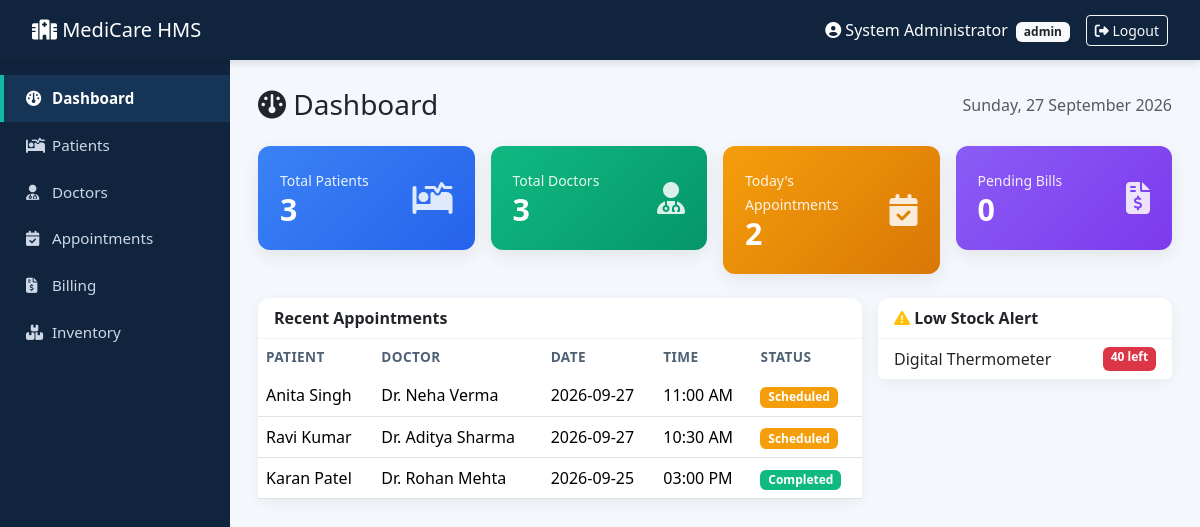
/dashboard.php (signed in), run on the app's committed database.
### tables this page shows
CREATE TABLE appointments (
    appointment_id INT AUTO_INCREMENT PRIMARY KEY,
    patient_id INT NOT NULL,
    doctor_id INT NOT NULL,
    appointment_date DATE NOT NULL,
    appointment_time TIME NOT NULL,
    reason VARCHAR(255),
    status ENUM('Scheduled','Completed','Cancelled') DEFAULT 'Scheduled',
    created_at TIMESTAMP DEFAULT CURRENT_TIMESTAMP,
    FOREIGN KEY (patient_id) REFERENCES patients(patient_id) ON DELETE CASCADE,
    FOREIGN KEY (doctor_id) REFERENCES doctors(doctor_id) ON DELETE CASCADE
);

CREATE TABLE patients (
    patient_id INT AUTO_INCREMENT PRIMARY KEY,
    full_name VARCHAR(100) NOT NULL,
    gender ENUM('Male','Female','Other') NOT NULL,
    dob DATE,
    phone VARCHAR(20),
    email VARCHAR(100),
    address VARCHAR(255),
    blood_group VARCHAR(5),
    registered_on TIMESTAMP DEFAULT CURRENT_TIMESTAMP
);

CREATE TABLE doctors (
    doctor_id INT AUTO_INCREMENT PRIMARY KEY,
    full_name VARCHAR(100) NOT NULL,
    specialization VARCHAR(100) NOT NULL,
    phone VARCHAR(20),
    email VARCHAR(100),
    availability VARCHAR(100) DEFAULT 'Mon-Fri, 9AM-5PM',
    created_at TIMESTAMP DEFAULT CURRENT_TIMESTAMP
);

CREATE TABLE inventory (
    item_id INT AUTO_INCREMENT PRIMARY KEY,
    item_name VARCHAR(100) NOT NULL,
    category VARCHAR(50),
    quantity INT NOT NULL DEFAULT 0,
    unit_price DECIMAL(10,2) NOT NULL DEFAULT 0.00,
    supplier VARCHAR(100),
    last_updated TIMESTAMP DEFAULT CURRENT_TIMESTAMP ON UPDATE CURRENT_TIMESTAMP
);

### functions.php (called while the page is built, shortened)
<?php
function base_url() {
    return '/hospital-management-system/';
}
function clean($value) {
    return htmlspecialchars($value ?? '', ENT_QUOTES, 'UTF-8');
}

### dashboard.php (the view, shortened to what this page needs)
<?php
require_once __DIR__ . '/includes/functions.php';
require_once __DIR__ . '/config/db.php';
$totalPatients     = $pdo->query("SELECT COUNT(*) FROM patients")->fetchColumn();
$totalDoctors      = $pdo->query("SELECT COUNT(*) FROM doctors")->fetchColumn();
$todayAppointments = $pdo->prepare("SELECT COUNT(*) FROM appointments WHERE appointment_date = CURDATE()");
$todayAppointments->execute();
$todayAppointments = $todayAppointments->fetchColumn();
$pendingBills      = $pdo->query("SELECT COUNT(*) FROM billing WHERE payment_status != 'Paid'")->fetchColumn();
$recentAppointments = $pdo->query("
    SELECT a.appointment_id, p.full_name AS patient_name, d.full_name AS doctor_name,
           a.appointment_date, a.appointment_time, a.status
    FROM appointments a
    JOIN patients p ON a.patient_id = p.patient_id
    JOIN doctors d ON a.doctor_id = d.doctor_id
    ORDER BY a.appointment_date DESC, a.appointment_time DESC
    LIMIT 5
")->fetchAll();
$lowStock = $pdo->query("SELECT item_name, quantity FROM inventory WHERE quantity < 50 ORDER BY quantity ASC LIMIT 5")->fetchAll();
include __DIR__ . '/includes/header.php';
?>
<div class="d-flex justify-content-between align-items-center mb-4">
    <h3 class="mb-0"><i class="fa-solid fa-gauge"></i> Dashboard</h3>
    <span class="text-muted"><?php echo date('l, d F Y'); ?></span>
</div>
<div class="row g-3 mb-4">
    <div class="col-md-3 col-sm-6">
        <div class="stat-card bg-blue d-flex justify-content-between align-items-center">
            <div>
                <small>Total Patients</small>
                <h3><?php echo (int)$totalPatients; ?></h3>
            </div>
            <i class="fa-solid fa-bed-pulse"></i>
        </div>
    </div>
    <div class="col-md-3 col-sm-6">
        <div class="stat-card bg-green d-flex justify-content-between align-items-center">
            <div>
                <small>Total Doctors</small>
                <h3><?php echo (int)$totalDoctors; ?></h3>
            </div>
            <i class="fa-solid fa-user-doctor"></i>
        </div>
    </div>
    <div class="col-md-3 col-sm-6">
        <div class="stat-card bg-orange d-flex justify-content-between align-items-center">
            <div>
                <small>Today's Appointments</small>
                <h3><?php echo (int)$todayAppointments; ?></h3>
            </div>
            <i class="fa-solid fa-calendar-check"></i>
        </div>
    </div>
    <div class="col-md-3 col-sm-6">
        <div class="stat-card bg-purple d-flex justify-content-between align-items-center">
            <div>
                <small>Pending Bills</small>
                <h3><?php echo (int)$pendingBills; ?></h3>
            </div>
            <i class="fa-solid fa-file-invoice-dollar"></i>
        </div>
    </div>
</div>
<div class="row g-3">
    <div class="col-lg-8">
        <div class="card">
            <div class="card-header">Recent Appointments</div>
            <div class="card-body p-0">
                <div class="table-responsive">
                <table class="table mb-0">
                    <thead>
                        <tr>
                            <th>Patient</th><th>Doctor</th><th>Date</th><th>Time</th><th>Status</th>
                        </tr>
                    </thead>
                    <tbody>
                        <?php foreach ($recentAppointments as $a): ?>
                        <tr>
                            <td><?php echo clean($a['patient_name']); ?></td>
                            <td><?php echo clean($a['doctor_name']); ?></td>
                            <td><?php echo clean($a['appointment_date']); ?></td>
                            <td><?php echo clean(date('h:i A', strtotime($a['appointment_time']))); ?></td>
                            <td><span class="badge badge-status-<?php echo clean($a['status']); ?>"><?php echo clean($a['status']); ?></span></td>
                        </tr>
                        <?php endforeach; ?>
                    </tbody>
                </table>
                </div>
            </div>
        </div>
    </div>
    <div class="col-lg-4">
        <div class="card">
            <div class="card-header"><i class="fa-solid fa-triangle-exclamation text-warning"></i> Low Stock Alert</div>
            <ul class="list-group list-group-flush">
                <?php foreach ($lowStock as $item): ?>
                <li class="list-group-item d-flex justify-content-between">
                    <?php echo clean($item['item_name']); ?>
                    <span class="badge bg-danger"><?php echo (int)$item['quantity']; ?> left</span>
                </li>
                <?php endforeach; ?>
            </ul>
        </div>
    </div>
</div>
<?php include __DIR__ . '/includes/footer.php'; ?>

### header.php (shortened to what this page needs)
<?php
$current_page = basename($_SERVER['PHP_SELF']);
?>
<!DOCTYPE html>
<html lang="en">
<head>
    <link href="https://cdnjs.cloudflare.com/ajax/libs/twitter-bootstrap/5.3.3/css/bootstrap.min.css" rel="stylesheet">
    <link href="https://cdnjs.cloudflare.com/ajax/libs/font-awesome/6.5.1/css/all.min.css" rel="stylesheet">
    <link href="<?php echo base_url(); ?>assets/css/style.css" rel="stylesheet">
</head>
<body>
<?php if (isset($_SESSION['user_id'])): ?>
<nav class="navbar navbar-expand-lg navbar-dark top-navbar">
    <div class="container-fluid">
        <a class="navbar-brand" href="<?php echo base_url(); ?>dashboard.php">
            <i class="fa-solid fa-hospital"></i> MediCare HMS
        </a>
        <div class="ms-auto d-flex align-items-center text-white">
            <span class="me-3"><i class="fa-solid fa-user-circle"></i> <?php echo clean($_SESSION['full_name'] ?? 'User'); ?>
                <small class="badge bg-light text-dark ms-1"><?php echo clean($_SESSION['role'] ?? ''); ?></small>
            </span>
            <a href="<?php echo base_url(); ?>logout.php" class="btn btn-sm btn-outline-light">
                <i class="fa-solid fa-right-from-bracket"></i> Logout
            </a>
        </div>
    </div>
</nav>
<div class="wrapper">
    <?php include __DIR__ . '/sidebar.php'; ?>
    <main class="content-area">
<?php endif; ?>

### sidebar.php
<aside class="sidebar" id="sidebar">
    <ul class="nav flex-column">
        <li class="nav-item">
            <a class="nav-link <?php echo $current_page == 'dashboard.php' ? 'active' : ''; ?>" href="<?php echo base_url(); ?>dashboard.php">
                <i class="fa-solid fa-gauge"></i> Dashboard
            </a>
        </li>
        <li class="nav-item">
            <a class="nav-link <?php echo strpos($_SERVER['PHP_SELF'], 'patients') !== false ? 'active' : ''; ?>" href="<?php echo base_url(); ?>patients/list.php">
                <i class="fa-solid fa-bed-pulse"></i> Patients
            </a>
        </li>
        <li class="nav-item">
            <a class="nav-link <?php echo strpos($_SERVER['PHP_SELF'], 'doctors') !== false ? 'active' : ''; ?>" href="<?php echo base_url(); ?>doctors/list.php">
                <i class="fa-solid fa-user-doctor"></i> Doctors
            </a>
        </li>
        <li class="nav-item">
            <a class="nav-link <?php echo strpos($_SERVER['PHP_SELF'], 'appointments') !== false ? 'active' : ''; ?>" href="<?php echo base_url(); ?>appointments/list.php">
                <i class="fa-solid fa-calendar-check"></i> Appointments
            </a>
        </li>
        <li class="nav-item">
            <a class="nav-link <?php echo strpos($_SERVER['PHP_SELF'], 'billing') !== false ? 'active' : ''; ?>" href="<?php echo base_url(); ?>billing/list.php">
                <i class="fa-solid fa-file-invoice-dollar"></i> Billing
            </a>
        </li>
        <li class="nav-item">
            <a class="nav-link <?php echo strpos($_SERVER['PHP_SELF'], 'inventory') !== false ? 'active' : ''; ?>" href="<?php echo base_url(); ?>inventory/list.php">
                <i class="fa-solid fa-boxes-stacked"></i> Inventory
            </a>
        </li>
    </ul>
</aside>

### footer.php (shortened to what this page needs)
<?php if (isset($_SESSION['user_id'])): ?>
    </main>
</div>
<?php endif; ?>
</body>
</html>

### style.css (style rules this page uses)
:root { --primary: #0d6efd; --primary-dark: #0a4bb5; --accent: #14b8a6; --sidebar-bg: #10243e; --sidebar-hover: #163455; --bg-light: #f4f7fb; }
body { background: var(--bg-light); font-family: 'Segoe UI', system-ui, -apple-system, sans-serif; }
.top-navbar { background: var(--sidebar-bg); padding: 10px 20px; box-shadow: 0 2px 8px rgba(0,0,0,.15); }
.wrapper { display: flex; min-height: calc(100vh - 60px); }
.sidebar { width: 230px; background: var(--sidebar-bg); flex-shrink: 0; padding-top: 15px; }
.sidebar .nav-link { color: #cdd7e5; padding: 12px 22px; border-left: 4px solid transparent; font-size: .95rem; }
.sidebar .nav-link i { width: 22px; }
.sidebar .nav-link.active { background: var(--sidebar-hover); color: #fff; border-left-color: var(--accent); font-weight: 600; }
.content-area { flex-grow: 1; padding: 28px; max-width: 100%; overflow-x: auto; }
.stat-card { border: none; border-radius: 12px; color: #fff; padding: 22px; box-shadow: 0 6px 18px rgba(0,0,0,.08); }
.stat-card i { font-size: 2rem; opacity: .85; }
.stat-card h3 { font-size: 1.9rem; font-weight: 700; margin-bottom: 0; }
.stat-card small { opacity: .9; }
.bg-blue { background: linear-gradient(135deg,#3b82f6,#2563eb); }
.bg-green { background: linear-gradient(135deg,#10b981,#059669); }
.bg-orange { background: linear-gradient(135deg,#f59e0b,#d97706); }
.bg-purple { background: linear-gradient(135deg,#8b5cf6,#7c3aed); }
.card { border: none; border-radius: 12px; box-shadow: 0 4px 14px rgba(0,0,0,.06); }
.card-header { background: #fff; border-bottom: 1px solid #eef1f5; font-weight: 600; border-radius: 12px 12px 0 0 !important; }
.table thead { background: #eef3fb; }
.table thead th { border-bottom: none; font-size: .85rem; text-transform: uppercase; letter-spacing: .03em; color: #506176; }
.badge-status-Scheduled, .badge-status-Unpaid { background:#f59e0b; }
.badge-status-Completed, .badge-status-Paid { background:#10b981; }

### data on the page
appointments: patient.full_name "Anita Singh", doctor.full_name "Dr. Neha Verma", appointment_date "2026-09-27", appointment_time "11:00 AM", status "Scheduled"
appointments: patient.full_name "Ravi Kumar", doctor.full_name "Dr. Aditya Sharma", appointment_date "2026-09-27", appointment_time "10:30 AM", status "Scheduled"
appointments: patient.full_name "Karan Patel", doctor.full_name "Dr. Rohan Mehta", appointment_date "2026-09-25", appointment_time "03:00 PM", status "Completed"
inventory: item_name "Digital Thermometer", quantity "40"

### other printed values
$_SESSION['full_name'] "System Administrator"
$_SESSION['role'] "admin"
$totalPatients "3"
$totalDoctors "3"
$todayAppointments "2"
$pendingBills "0"
